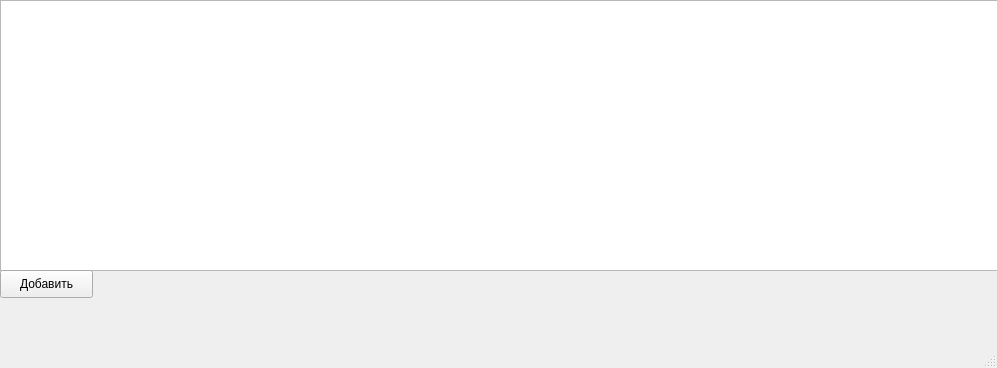
<?xml version="1.0" encoding="UTF-8"?>
<ui version="4.0">
 <class>MainWindow</class>
 <widget class="QMainWindow" name="MainWindow">
  <property name="geometry">
   <rect>
    <x>0</x>
    <y>0</y>
    <width>997</width>
    <height>368</height>
   </rect>
  </property>
  <property name="minimumSize">
   <size>
    <width>997</width>
    <height>368</height>
   </size>
  </property>
  <property name="maximumSize">
   <size>
    <width>997</width>
    <height>368</height>
   </size>
  </property>
  <property name="windowTitle">
   <string>Espresso</string>
  </property>
  <widget class="QWidget" name="centralwidget">
   <widget class="QTableWidget" name="tableWidget">
    <property name="geometry">
     <rect>
      <x>0</x>
      <y>0</y>
      <width>1001</width>
      <height>271</height>
     </rect>
    </property>
   </widget>
   <widget class="QPushButton" name="add_btn">
    <property name="geometry">
     <rect>
      <x>0</x>
      <y>270</y>
      <width>93</width>
      <height>28</height>
     </rect>
    </property>
    <property name="text">
     <string>Добавить</string>
    </property>
   </widget>
  </widget>
  <widget class="QMenuBar" name="menubar">
   <property name="geometry">
    <rect>
     <x>0</x>
     <y>0</y>
     <width>997</width>
     <height>26</height>
    </rect>
   </property>
  </widget>
  <widget class="QStatusBar" name="statusbar"/>
 </widget>
 <resources/>
 <connections/>
</ui>
